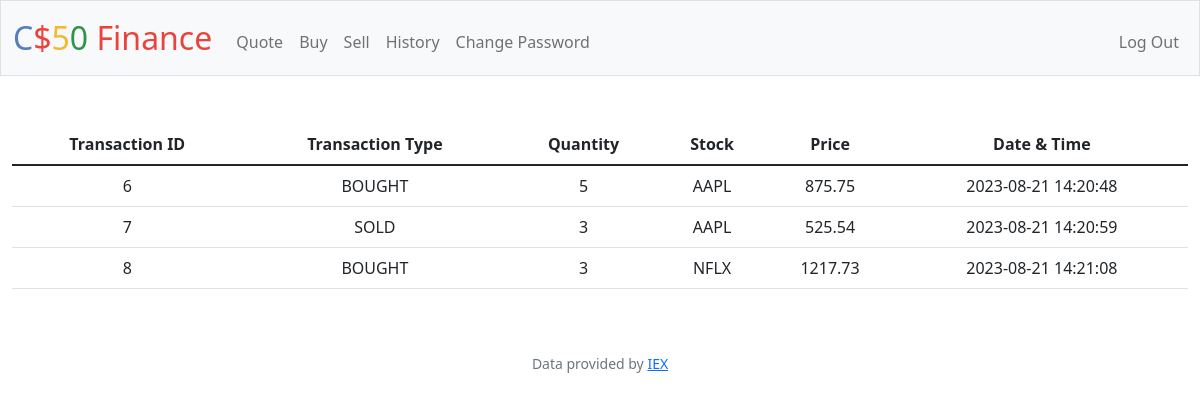
The app's page /history (signed in) with its own data.
### tables this page shows
CREATE TABLE transactions (
id INTEGER PRIMARY KEY AUTOINCREMENT NOT NULL,
user_id INTEGER NOT NULL,
type TEXT NOT NULL,
quantity INTEGER NOT NULL,
stock TEXT NOT NULL,
price NUMERIC NOT NULL,
datetime TEXT NOT NULL,
FOREIGN KEY (user_id) REFERENCES users (id)
);

### app.py (the view)
@app.route("/history")
@login_required
def history():
    user_id = session["user_id"]
    transactions_table = db.execute(
        "SELECT * FROM transactions WHERE user_id = ?;", user_id
    )
    return render_template("history.html", transactions_table=transactions_table)

### app.py (called while the page is built)
@app.after_request
def after_request(response):
    response.headers["Cache-Control"] = "no-cache, no-store, must-revalidate"
    response.headers["Expires"] = 0
    response.headers["Pragma"] = "no-cache"
    return response

### helpers.py (called while the page is built)
def login_required(f):
    @wraps(f)
    def decorated_function(*args, **kwargs):
        if session.get("user_id") is None:
            return redirect("/login")
        return f(*args, **kwargs)
    return decorated_function

### templates/history.html (shortened to what this page needs)
{% extends "layout.html" %}
{% block main %}
<table class="table">
    <thead>
        <tr>
            <th scope="col">Transaction ID</th>
            <th scope="col">Transaction Type</th>
            <th scope="col">Quantity</th>
            <th scope="col">Stock</th>
            <th scope="col">Price</th>
            <th scope="col">Date & Time</th>
        </tr>
    </thead>
    <tbody>
        {% for transaction in transactions_table %}
            {% set id = transaction.id %}
            {% set type = transaction.type %}
            {% set quantity = transaction.quantity %}
            {% set stock = transaction.stock %}
            {% set price = transaction.price %}
            {% set datetime = transaction.datetime %}
            <tr>
                <td scope="row">{{ id }}</td>
                <td>{{ type }}</td>
                <td>{{ quantity }}</td>
                <td>{{ stock }}</td>
                <td>{{ price }}</td>
                <td>{{ datetime }}</td>
            </tr>
        {% endfor %}
    </tbody>
</table>
{% endblock %}

### records on screen
transactions: id "6", type "BOUGHT", quantity "5", stock "AAPL", price "875.75", datetime "2023-08-21 14:20:48"
transactions: id "7", type "SOLD", quantity "3", stock "AAPL", price "525.54", datetime "2023-08-21 14:20:59"
transactions: id "8", type "BOUGHT", quantity "3", stock "NFLX", price "1217.73", datetime "2023-08-21 14:21:08"
